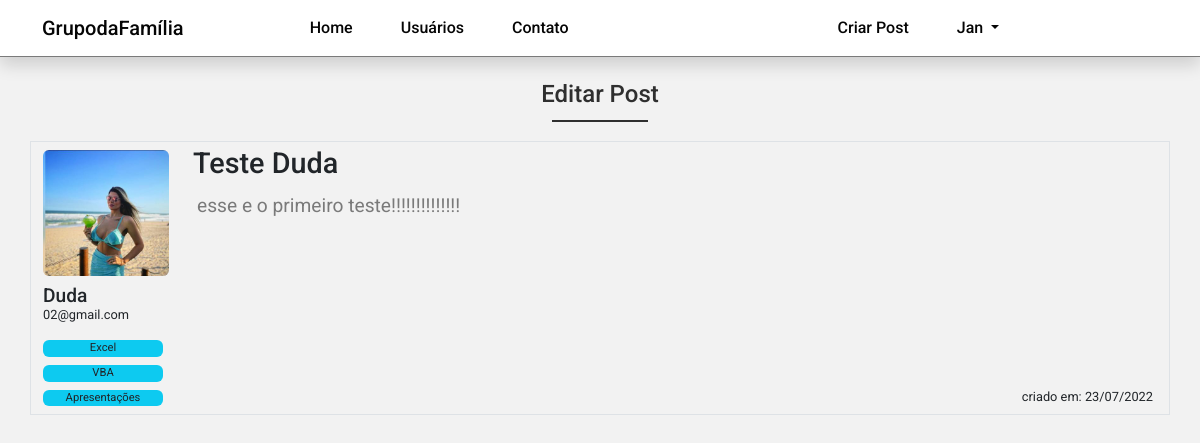
Page /post/3 (signed in) on the committed database.
### dafamilia/models.py (models this page shows, shortened)
class Usuario(database.Model, UserMixin):
    id = database.Column(database.Integer, primary_key=True)
    username = database.Column(database.String, nullable=False)
    email = database.Column(database.String, nullable=False, unique=True)
    senha = database.Column(database.String, nullable=False)
    foto_perfil = database.Column(database.String, default='default.jpg')
    posts = database.relationship('Post', backref='autor', lazy=True)
    cursos = database.Column(database.String, nullable=False, default='Não Informado')

class Post(database.Model):
    id = database.Column(database.Integer, primary_key=True)
    titulo = database.Column(database.Integer, nullable=False)
    corpo = database.Column(database.Text, nullable=False)
    data_criacao = database.Column(
        database.DateTime, nullable=False, default=datetime.utcnow)
    id_usuario = database.Column(
        database.Integer, database.ForeignKey('usuario.id'), nullable=False)

### dafamilia/routes.py (the view)
@app.route('/post/<post_id>', methods=['GET', 'POST'])
@login_required
def exibir_post(post_id):
    post = Post.query.get(post_id)
    if current_user == post.autor:
        form = FormCriarPost()
        if request.method == 'GET':
            form.titulo.data = post.titulo
            form.corpo.data = post.corpo
        elif form.validate_on_submit():
            post.titulo = form.titulo.data
            post.corpo = form.corpo.data
            database.session.commit()
            flash('Post Atualizado com Sucesso', 'alert-success')
            return redirect(url_for('home'))
    else:
        form = None
    return render_template('post.html', post=post, form=form)

### dafamilia/models.py (called while the page is built)
@login_manager.user_loader
def load_usuario(id_usuario):
    return Usuario.query.get(int(id_usuario))

### dafamilia/templates/post.html (shortened to what this page needs)
{% extends 'base.html' %}
{% block body %}
    <h1 class="page-h1">Editar Post</h1>
    <div class="container">
        <div class="row border mb-2 post">
            <div class="col-4 autor-info mt-2">
                <img class="img-fluid mb-2 rounded" src="{{ url_for('static', filename='fotos_perfil/{}'.format(post.autor.foto_perfil)) }}">
                <h3 class="autor-name">{{ post.autor.username }}</h3>
                <address class="autor-email">{{post.autor.email}}</address>
                <div class="cursos">
                    {% for curso in post.autor.cursos.split(';') %}
                        <span class="curso rounded">{{ curso }}</span>
                    {% endfor %}
                </div>
            </div>
            <div class="col-8 post-info mt-1">
                <div class="post-titulo d-flex justify-content-between">
                    <h3>{{ post.titulo }}</h3>
                </div>
                <div class="post-corpo">
                    <p class="d-flex justify-content-start p-1 secondary-color">{{ post.corpo }}</p>
                </div>
                <div class="post-data-criacao mt-5 mb-0 p-0">
                    <span class="">criado em: {{ post.data_criacao.strftime('%d/%m/%Y') }}</span>
                </div>
            </div>
        </div>
    </div>
{% endblock %}

### dafamilia/templates/navbar.html (shortened to what this page needs)
   <nav class="navbar navbar-expand-lg fixed-top bg-primary-color shadow" id="navbar">
        <div class="container">
			<a class="navbar-brand primary-color" href="{{ url_for('home') }}">GrupodaFamília</a>
            <div class="collapse navbar-collapse" id="navbar-items">
                <ul class="navbar-nav me-auto mb-2 mb-lg-0">
                    <li class="nav-item">
						<a class="nav-link primary-color" href="{{ url_for('home') }}">Home</a>
					</li>
                    <li class="nav-item">
						<a class="nav-link primary-color" href="{{ url_for('usuarios') }}">Usuários</a>
					</li>
                    <li class="nav-item">
						<a class="nav-link primary-color" href="{{ url_for('contato') }}">Contato</a>
					</li>
				</ul>
				<ul class="navbar-nav d-flex">
					{% if current_user.is_authenticated %}
						<li class="nav-item">
							<a class="nav-link primary-color login" href="{{ url_for('criar_post') }}">Criar Post</a>
						</li>
						<li class="nav-item dropdown">
							<a class="nav-link  primary-color dropdown-toggle" href="#" id="navbarDropdownMenuLink" role="button" data-bs-toggle="dropdown" aria-expanded="false">
								{{ current_user.username}}
							</a>
						</li>
					{% endif %}
				</ul>
            </div>
        </div>
    </nav>

### dafamilia/static/main.css (style rules this page uses)
* { font-family: 'Roboto', sans-serif; }
body { background-color: #f2f2f2; }
.bg-primary-color { background-color: #fff; }
.primary-color { color: #050505; }
.secondary-color { color: #7a7a7a; }
.page-h1 { display: flex; justify-content: center; margin: 5rem 0 2rem; color: #2f2f2f; font-size: 1.5rem; font-weight: 500; position:relative; }
.page-h1::after { width: 6rem; border-bottom: 2px solid #2f2f2f; content: ''; position: absolute; top: 2.5rem; }
#navbar { border-bottom: 1px solid #7a7a7a; box-shadow: 2px 2px 2px 1px rgba(0, 0, 0, 0.1); font-weight: 500; font-size: 1rem; margin-bottom: 3rem; min-width: 1vh; }
.navbar-brand { display: flex; }
#navbar-items .navbar-nav { display: flex; justify-content: center; width: 100%; }
#navbar-items .nav-item { margin: 0 1em; }
.post { position: relative; }
.autor-info { max-width: 150px; display: flex; flex-direction: column; }
.autor-name { font-size: 1.2rem; }
.autor-email { font-size: 0.8rem; margin-top: -10px; }
.cursos { width: 120px; display: flex; flex-direction: row; flex-wrap: wrap; }
.curso { min-width: 100%; font-size: 0.7rem; background: #0DCAF0; text-align: center; margin-bottom: 0.5rem; }
.post-info { display: flex; flex-direction: column; }
.post-titulo { font-size: 1.8rem; }
.post-titulo h3 { font-size: 1.8rem; max-width: 80%; }
.post-corpo { font-size: 1.2rem; max-width: 80%; }
.post-data-criacao { font-family: monospace; font-size: 0.8rem; }
.post-data-criacao span { position: absolute; bottom: 0.5rem; right: 1rem; }

### rows in the picture
Usuario: username "Jan"
Usuario: foto_perfil (picture), autor.username "Duda", autor.email "02@gmail.com"
Post: titulo "Teste Duda", corpo "esse e o primeiro teste!!!!!!!!!!!!!!", data_criacao "23/07/2022"

### other values in the picture
{{ curso }} "Excel" "VBA" "Apresentações"
